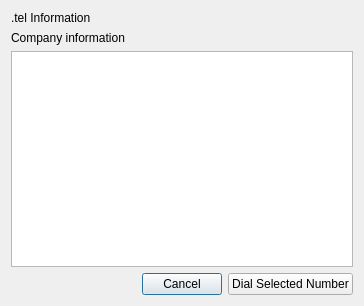
<ui version="4.0" >
 <class>DotTelDialog</class>
 <widget class="QDialog" name="DotTelDialog" >
  <property name="geometry" >
   <rect>
    <x>0</x>
    <y>0</y>
    <width>364</width>
    <height>306</height>
   </rect>
  </property>
  <property name="windowTitle" >
   <string>.tel Dial Mode</string>
  </property>
  <layout class="QGridLayout" name="gridLayout" >
   <item row="0" column="0" colspan="3" >
    <widget class="QLabel" name="label" >
     <property name="text" >
      <string>.tel Information</string>
     </property>
    </widget>
   </item>
   <item row="1" column="0" colspan="3" >
    <widget class="QLabel" name="infoTextLabel" >
     <property name="text" >
      <string>Company information</string>
     </property>
    </widget>
   </item>
   <item row="2" column="0" colspan="3" >
    <widget class="QListWidget" name="numbersList" />
   </item>
   <item row="3" column="0" >
    <spacer name="horizontalSpacer" >
     <property name="orientation" >
      <enum>Qt::Horizontal</enum>
     </property>
     <property name="sizeHint" stdset="0" >
      <size>
       <width>121</width>
       <height>20</height>
      </size>
     </property>
    </spacer>
   </item>
   <item row="3" column="1" >
    <widget class="QPushButton" name="cancelButton" >
     <property name="text" >
      <string>Cancel</string>
     </property>
    </widget>
   </item>
   <item row="3" column="2" >
    <widget class="QPushButton" name="dialButton" >
     <property name="text" >
      <string>Dial Selected Number</string>
     </property>
    </widget>
   </item>
  </layout>
 </widget>
 <resources/>
 <connections/>
</ui>
